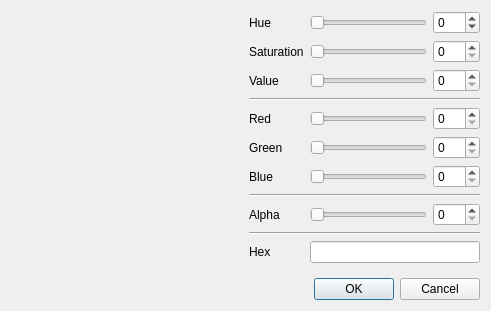
<?xml version="1.0" encoding="UTF-8"?>
<ui version="4.0">
 <class>Color_Dialog</class>
 <widget class="QDialog" name="Color_Dialog">
  <property name="geometry">
   <rect>
    <x>0</x>
    <y>0</y>
    <width>491</width>
    <height>311</height>
   </rect>
  </property>
  <property name="windowTitle">
   <string>Select Color</string>
  </property>
  <property name="windowIcon">
   <iconset theme="format-fill-color">
    <normaloff/>
   </iconset>
  </property>
  <layout class="QVBoxLayout" name="verticalLayout_2">
   <item>
    <layout class="QHBoxLayout" name="horizontalLayout">
     <item>
      <layout class="QVBoxLayout" name="verticalLayout">
       <item>
        <widget class="Color_Wheel" name="wheel">
         <property name="sizePolicy">
          <sizepolicy hsizetype="MinimumExpanding" vsizetype="MinimumExpanding">
           <horstretch>0</horstretch>
           <verstretch>0</verstretch>
          </sizepolicy>
         </property>
        </widget>
       </item>
       <item>
        <widget class="Color_Preview" name="preview">
         <property name="alpha_mode" stdset="0">
          <enum>Color_Preview::SplitAlpha</enum>
         </property>
        </widget>
       </item>
      </layout>
     </item>
     <item>
      <layout class="QGridLayout" name="gridLayout">
       <item row="0" column="1">
        <widget class="Gradient_Slider" name="slide_hue">
         <property name="maximum">
          <number>359</number>
         </property>
         <property name="orientation">
          <enum>Qt::Horizontal</enum>
         </property>
        </widget>
       </item>
       <item row="2" column="1">
        <widget class="Gradient_Slider" name="slide_value">
         <property name="maximum">
          <number>255</number>
         </property>
         <property name="orientation">
          <enum>Qt::Horizontal</enum>
         </property>
        </widget>
       </item>
       <item row="1" column="0">
        <widget class="QLabel" name="label_7">
         <property name="text">
          <string>Saturation</string>
         </property>
        </widget>
       </item>
       <item row="0" column="0">
        <widget class="QLabel" name="label_6">
         <property name="text">
          <string>Hue</string>
         </property>
        </widget>
       </item>
       <item row="1" column="1">
        <widget class="Gradient_Slider" name="slide_saturation">
         <property name="maximum">
          <number>255</number>
         </property>
         <property name="orientation">
          <enum>Qt::Horizontal</enum>
         </property>
        </widget>
       </item>
       <item row="10" column="0">
        <widget class="QLabel" name="label_8">
         <property name="text">
          <string>Hex</string>
         </property>
        </widget>
       </item>
       <item row="6" column="0">
        <widget class="QLabel" name="label_3">
         <property name="text">
          <string>Blue</string>
         </property>
        </widget>
       </item>
       <item row="8" column="1">
        <widget class="Gradient_Slider" name="slide_alpha">
         <property name="maximum">
          <number>255</number>
         </property>
         <property name="orientation">
          <enum>Qt::Horizontal</enum>
         </property>
        </widget>
       </item>
       <item row="4" column="1">
        <widget class="Gradient_Slider" name="slide_red">
         <property name="maximum">
          <number>255</number>
         </property>
         <property name="orientation">
          <enum>Qt::Horizontal</enum>
         </property>
        </widget>
       </item>
       <item row="5" column="1">
        <widget class="Gradient_Slider" name="slide_green">
         <property name="maximum">
          <number>255</number>
         </property>
         <property name="orientation">
          <enum>Qt::Horizontal</enum>
         </property>
        </widget>
       </item>
       <item row="2" column="0">
        <widget class="QLabel" name="label_5">
         <property name="text">
          <string>Value</string>
         </property>
        </widget>
       </item>
       <item row="5" column="0">
        <widget class="QLabel" name="label_2">
         <property name="text">
          <string>Green</string>
         </property>
        </widget>
       </item>
       <item row="8" column="0">
        <widget class="QLabel" name="label_4">
         <property name="text">
          <string>Alpha</string>
         </property>
        </widget>
       </item>
       <item row="4" column="0">
        <widget class="QLabel" name="label">
         <property name="text">
          <string>Red</string>
         </property>
        </widget>
       </item>
       <item row="6" column="1">
        <widget class="Gradient_Slider" name="slide_blue">
         <property name="maximum">
          <number>255</number>
         </property>
         <property name="orientation">
          <enum>Qt::Horizontal</enum>
         </property>
        </widget>
       </item>
       <item row="0" column="2">
        <widget class="QSpinBox" name="spin_hue">
         <property name="wrapping">
          <bool>true</bool>
         </property>
         <property name="maximum">
          <number>359</number>
         </property>
        </widget>
       </item>
       <item row="1" column="2">
        <widget class="QSpinBox" name="spin_saturation">
         <property name="maximum">
          <number>255</number>
         </property>
        </widget>
       </item>
       <item row="2" column="2">
        <widget class="QSpinBox" name="spin_value">
         <property name="maximum">
          <number>255</number>
         </property>
        </widget>
       </item>
       <item row="4" column="2">
        <widget class="QSpinBox" name="spin_red">
         <property name="maximum">
          <number>255</number>
         </property>
        </widget>
       </item>
       <item row="5" column="2">
        <widget class="QSpinBox" name="spin_green">
         <property name="maximum">
          <number>255</number>
         </property>
        </widget>
       </item>
       <item row="6" column="2">
        <widget class="QSpinBox" name="spin_blue">
         <property name="maximum">
          <number>255</number>
         </property>
        </widget>
       </item>
       <item row="8" column="2">
        <widget class="QSpinBox" name="spin_alpha">
         <property name="maximum">
          <number>255</number>
         </property>
        </widget>
       </item>
       <item row="10" column="1" colspan="2">
        <widget class="QLineEdit" name="edit_hex">
         <property name="font">
          <font>
           <family>Monospace</family>
          </font>
         </property>
         <property name="inputMask">
          <string>HHHhhhhh</string>
         </property>
        </widget>
       </item>
       <item row="7" column="0" colspan="3">
        <widget class="Line" name="line_2">
         <property name="orientation">
          <enum>Qt::Horizontal</enum>
         </property>
        </widget>
       </item>
       <item row="3" column="0" colspan="3">
        <widget class="Line" name="line">
         <property name="orientation">
          <enum>Qt::Horizontal</enum>
         </property>
        </widget>
       </item>
       <item row="9" column="0" colspan="3">
        <widget class="Line" name="line_3">
         <property name="orientation">
          <enum>Qt::Horizontal</enum>
         </property>
        </widget>
       </item>
      </layout>
     </item>
    </layout>
   </item>
   <item>
    <widget class="QDialogButtonBox" name="buttonBox">
     <property name="standardButtons">
      <set>QDialogButtonBox::Cancel|QDialogButtonBox::Ok</set>
     </property>
    </widget>
   </item>
  </layout>
 </widget>
 <layoutdefault spacing="6" margin="11"/>
 <customwidgets>
  <customwidget>
   <class>Color_Preview</class>
   <extends>QWidget</extends>
   <header>color_preview.hpp</header>
   <container>1</container>
  </customwidget>
  <customwidget>
   <class>Color_Wheel</class>
   <extends>QWidget</extends>
   <header>color_wheel.hpp</header>
   <container>1</container>
   <slots>
    <signal>colorSelected(QColor)</signal>
    <slot>setColor(QColor)</slot>
   </slots>
  </customwidget>
  <customwidget>
   <class>Gradient_Slider</class>
   <extends>QSlider</extends>
   <header>gradient_slider.hpp</header>
  </customwidget>
 </customwidgets>
 <resources/>
 <connections>
  <connection>
   <sender>buttonBox</sender>
   <signal>accepted()</signal>
   <receiver>Color_Dialog</receiver>
   <slot>accept()</slot>
   <hints>
    <hint type="sourcelabel">
     <x>150</x>
     <y>351</y>
    </hint>
    <hint type="destinationlabel">
     <x>430</x>
     <y>267</y>
    </hint>
   </hints>
  </connection>
  <connection>
   <sender>buttonBox</sender>
   <signal>rejected()</signal>
   <receiver>Color_Dialog</receiver>
   <slot>reject()</slot>
   <hints>
    <hint type="sourcelabel">
     <x>83</x>
     <y>351</y>
    </hint>
    <hint type="destinationlabel">
     <x>294</x>
     <y>323</y>
    </hint>
   </hints>
  </connection>
  <connection>
   <sender>slide_hue</sender>
   <signal>valueChanged(int)</signal>
   <receiver>Color_Dialog</receiver>
   <slot>set_hsv()</slot>
   <hints>
    <hint type="sourcelabel">
     <x>427</x>
     <y>33</y>
    </hint>
    <hint type="destinationlabel">
     <x>568</x>
     <y>25</y>
    </hint>
   </hints>
  </connection>
  <connection>
   <sender>slide_saturation</sender>
   <signal>valueChanged(int)</signal>
   <receiver>Color_Dialog</receiver>
   <slot>set_hsv()</slot>
   <hints>
    <hint type="sourcelabel">
     <x>427</x>
     <y>67</y>
    </hint>
    <hint type="destinationlabel">
     <x>537</x>
     <y>54</y>
    </hint>
   </hints>
  </connection>
  <connection>
   <sender>slide_value</sender>
   <signal>valueChanged(int)</signal>
   <receiver>Color_Dialog</receiver>
   <slot>set_hsv()</slot>
   <hints>
    <hint type="sourcelabel">
     <x>427</x>
     <y>101</y>
    </hint>
    <hint type="destinationlabel">
     <x>537</x>
     <y>88</y>
    </hint>
   </hints>
  </connection>
  <connection>
   <sender>slide_red</sender>
   <signal>valueChanged(int)</signal>
   <receiver>Color_Dialog</receiver>
   <slot>set_rgb()</slot>
   <hints>
    <hint type="sourcelabel">
     <x>427</x>
     <y>148</y>
    </hint>
    <hint type="destinationlabel">
     <x>557</x>
     <y>142</y>
    </hint>
   </hints>
  </connection>
  <connection>
   <sender>slide_green</sender>
   <signal>valueChanged(int)</signal>
   <receiver>Color_Dialog</receiver>
   <slot>set_rgb()</slot>
   <hints>
    <hint type="sourcelabel">
     <x>427</x>
     <y>182</y>
    </hint>
    <hint type="destinationlabel">
     <x>538</x>
     <y>166</y>
    </hint>
   </hints>
  </connection>
  <connection>
   <sender>slide_blue</sender>
   <signal>valueChanged(int)</signal>
   <receiver>Color_Dialog</receiver>
   <slot>set_rgb()</slot>
   <hints>
    <hint type="sourcelabel">
     <x>427</x>
     <y>216</y>
    </hint>
    <hint type="destinationlabel">
     <x>537</x>
     <y>205</y>
    </hint>
   </hints>
  </connection>
  <connection>
   <sender>slide_alpha</sender>
   <signal>valueChanged(int)</signal>
   <receiver>Color_Dialog</receiver>
   <slot>update_widgets()</slot>
   <hints>
    <hint type="sourcelabel">
     <x>427</x>
     <y>263</y>
    </hint>
    <hint type="destinationlabel">
     <x>531</x>
     <y>251</y>
    </hint>
   </hints>
  </connection>
  <connection>
   <sender>wheel</sender>
   <signal>colorSelected(QColor)</signal>
   <receiver>Color_Dialog</receiver>
   <slot>update_widgets()</slot>
   <hints>
    <hint type="sourcelabel">
     <x>175</x>
     <y>101</y>
    </hint>
    <hint type="destinationlabel">
     <x>568</x>
     <y>106</y>
    </hint>
   </hints>
  </connection>
  <connection>
   <sender>slide_hue</sender>
   <signal>valueChanged(int)</signal>
   <receiver>spin_hue</receiver>
   <slot>setValue(int)</slot>
   <hints>
    <hint type="sourcelabel">
     <x>383</x>
     <y>21</y>
    </hint>
    <hint type="destinationlabel">
     <x>441</x>
     <y>24</y>
    </hint>
   </hints>
  </connection>
  <connection>
   <sender>spin_hue</sender>
   <signal>valueChanged(int)</signal>
   <receiver>slide_hue</receiver>
   <slot>setValue(int)</slot>
   <hints>
    <hint type="sourcelabel">
     <x>452</x>
     <y>37</y>
    </hint>
    <hint type="destinationlabel">
     <x>384</x>
     <y>23</y>
    </hint>
   </hints>
  </connection>
  <connection>
   <sender>slide_saturation</sender>
   <signal>valueChanged(int)</signal>
   <receiver>spin_saturation</receiver>
   <slot>setValue(int)</slot>
   <hints>
    <hint type="sourcelabel">
     <x>397</x>
     <y>65</y>
    </hint>
    <hint type="destinationlabel">
     <x>446</x>
     <y>66</y>
    </hint>
   </hints>
  </connection>
  <connection>
   <sender>spin_saturation</sender>
   <signal>valueChanged(int)</signal>
   <receiver>slide_saturation</receiver>
   <slot>setValue(int)</slot>
   <hints>
    <hint type="sourcelabel">
     <x>461</x>
     <y>55</y>
    </hint>
    <hint type="destinationlabel">
     <x>343</x>
     <y>62</y>
    </hint>
   </hints>
  </connection>
  <connection>
   <sender>slide_value</sender>
   <signal>valueChanged(int)</signal>
   <receiver>spin_value</receiver>
   <slot>setValue(int)</slot>
   <hints>
    <hint type="sourcelabel">
     <x>392</x>
     <y>97</y>
    </hint>
    <hint type="destinationlabel">
     <x>452</x>
     <y>97</y>
    </hint>
   </hints>
  </connection>
  <connection>
   <sender>spin_value</sender>
   <signal>valueChanged(int)</signal>
   <receiver>slide_value</receiver>
   <slot>setValue(int)</slot>
   <hints>
    <hint type="sourcelabel">
     <x>462</x>
     <y>95</y>
    </hint>
    <hint type="destinationlabel">
     <x>374</x>
     <y>96</y>
    </hint>
   </hints>
  </connection>
  <connection>
   <sender>slide_red</sender>
   <signal>valueChanged(int)</signal>
   <receiver>spin_red</receiver>
   <slot>setValue(int)</slot>
   <hints>
    <hint type="sourcelabel">
     <x>409</x>
     <y>139</y>
    </hint>
    <hint type="destinationlabel">
     <x>451</x>
     <y>142</y>
    </hint>
   </hints>
  </connection>
  <connection>
   <sender>spin_red</sender>
   <signal>valueChanged(int)</signal>
   <receiver>slide_red</receiver>
   <slot>setValue(int)</slot>
   <hints>
    <hint type="sourcelabel">
     <x>457</x>
     <y>137</y>
    </hint>
    <hint type="destinationlabel">
     <x>387</x>
     <y>139</y>
    </hint>
   </hints>
  </connection>
  <connection>
   <sender>slide_green</sender>
   <signal>valueChanged(int)</signal>
   <receiver>spin_green</receiver>
   <slot>setValue(int)</slot>
   <hints>
    <hint type="sourcelabel">
     <x>404</x>
     <y>175</y>
    </hint>
    <hint type="destinationlabel">
     <x>457</x>
     <y>180</y>
    </hint>
   </hints>
  </connection>
  <connection>
   <sender>spin_green</sender>
   <signal>valueChanged(int)</signal>
   <receiver>slide_green</receiver>
   <slot>setValue(int)</slot>
   <hints>
    <hint type="sourcelabel">
     <x>453</x>
     <y>169</y>
    </hint>
    <hint type="destinationlabel">
     <x>389</x>
     <y>171</y>
    </hint>
   </hints>
  </connection>
  <connection>
   <sender>slide_alpha</sender>
   <signal>valueChanged(int)</signal>
   <receiver>spin_alpha</receiver>
   <slot>setValue(int)</slot>
   <hints>
    <hint type="sourcelabel">
     <x>389</x>
     <y>252</y>
    </hint>
    <hint type="destinationlabel">
     <x>450</x>
     <y>254</y>
    </hint>
   </hints>
  </connection>
  <connection>
   <sender>spin_alpha</sender>
   <signal>valueChanged(int)</signal>
   <receiver>slide_alpha</receiver>
   <slot>setValue(int)</slot>
   <hints>
    <hint type="sourcelabel">
     <x>454</x>
     <y>254</y>
    </hint>
    <hint type="destinationlabel">
     <x>385</x>
     <y>255</y>
    </hint>
   </hints>
  </connection>
  <connection>
   <sender>slide_blue</sender>
   <signal>valueChanged(int)</signal>
   <receiver>spin_blue</receiver>
   <slot>setValue(int)</slot>
   <hints>
    <hint type="sourcelabel">
     <x>358</x>
     <y>210</y>
    </hint>
    <hint type="destinationlabel">
     <x>464</x>
     <y>212</y>
    </hint>
   </hints>
  </connection>
  <connection>
   <sender>spin_blue</sender>
   <signal>valueChanged(int)</signal>
   <receiver>slide_blue</receiver>
   <slot>setValue(int)</slot>
   <hints>
    <hint type="sourcelabel">
     <x>460</x>
     <y>209</y>
    </hint>
    <hint type="destinationlabel">
     <x>386</x>
     <y>208</y>
    </hint>
   </hints>
  </connection>
 </connections>
 <slots>
  <slot>set_rgb()</slot>
  <slot>set_hsv()</slot>
  <slot>setColor(QColor)</slot>
  <slot>update_widgets()</slot>
 </slots>
</ui>
